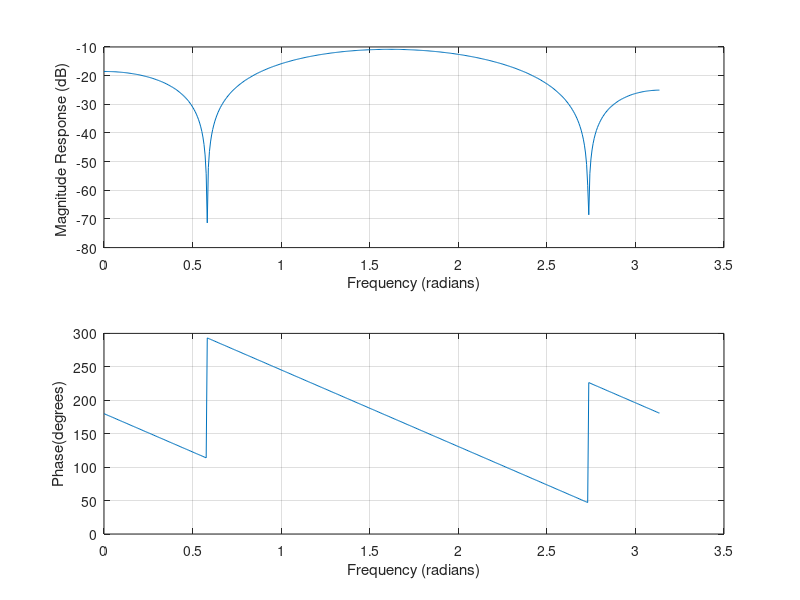

Recreate this plot in MATLAB.
[hz, w] = freqz([-0.09355 -0.01558 0.1 -0.01558 -0.09355],[1],512);
phi = 180*unwrap(angle(hz))/pi;
subplot(2,1,1), plot(w,20*log10(abs(hz))),grid;
xlabel('Frequency (radians)');
ylabel('Magnitude Response (dB) ')
subplot(2,1,2), plot(w,phi); grid;
xlabel('Frequency (radians)');
ylabel('Phase(degrees)');
